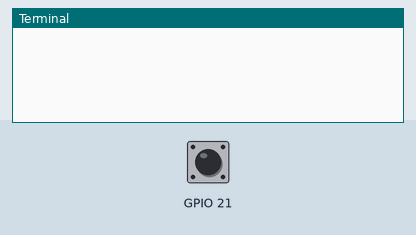
Bench run of a program on a simulated Raspberry Pi (BCM pin numbers). On the bench: the last lines printed to the terminal. Inputs (shaded band) come from the test bench; at power-on: GPIO 21 LOW. The clock reads 2024-03-15 10:24:30 at power-on unless the program sets it; web requests get an empty 200 reply after 0.4 s.

Above: at 1.2 s.
1.3 s: GPIO 21 pulled HIGH for 0.15 s
At 2.1 s:
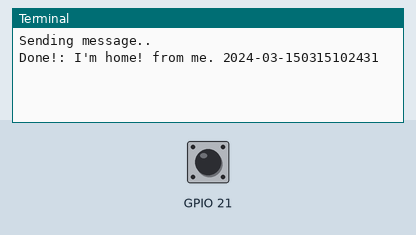
3.2 s: GPIO 21 pulled HIGH for 1 s
At 3.46 s:
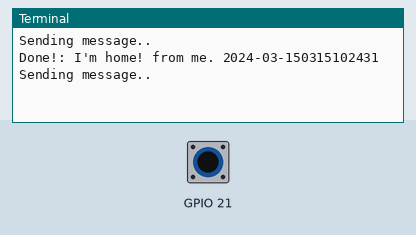
5.7 s: GPIO 21 pulled HIGH for 0.15 s
At 6.6 s:
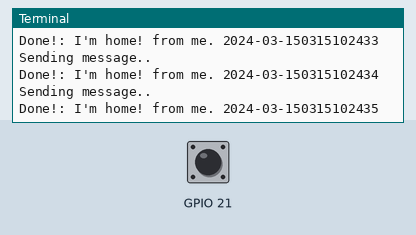

Measured:
- after the input at 1.3 s, the terminal: prints a new line at once (image 1)
- after the input at 5.7 s, the terminal: prints a new line after 0.40 s (image 3)

The program:

2_SW_sendmessage.py
```python
#!/usr/bin/env python3
import requests
import RPi.GPIO as GPIO
import subprocess
import time
import datetime

# ifttt で slack 連携用に設定したイベント名
ifttt_event_name="raspi-lesson"
# ifttt で連携するアカウントの秘密鍵
ifttt_private_key="your_private_key"

# GPIOピンの設定
GPIO.setmode(GPIO.BCM)
GPIO.setup(21, GPIO.IN, pull_up_down=GPIO.PUD_DOWN)

# メッセージを設定する
MESSAGE_1 = "I\'m home! "
MESSAGE_2 = "from me. "

# ボタンが押されたらメッセージを設定してリクエストを送る
try:
    while True:
        if GPIO.input(21):
            print ("Sending message..")
            MESSAGE_3 = datetime.datetime.now().strftime("%F%m%d%H%M%S")
            data = {"value1": MESSAGE_1, "value2": MESSAGE_2, "value3": MESSAGE_3 }
            url = "https://maker.ifttt.com/trigger/{0}/with/key/{1}".format(ifttt_event_name,ifttt_private_key)
            response = requests.post(url, data)
            print ("Done!: " + MESSAGE_1 + MESSAGE_2 + MESSAGE_3)
except KeyboardInterrupt:
    GPIO.cleanup()
```
